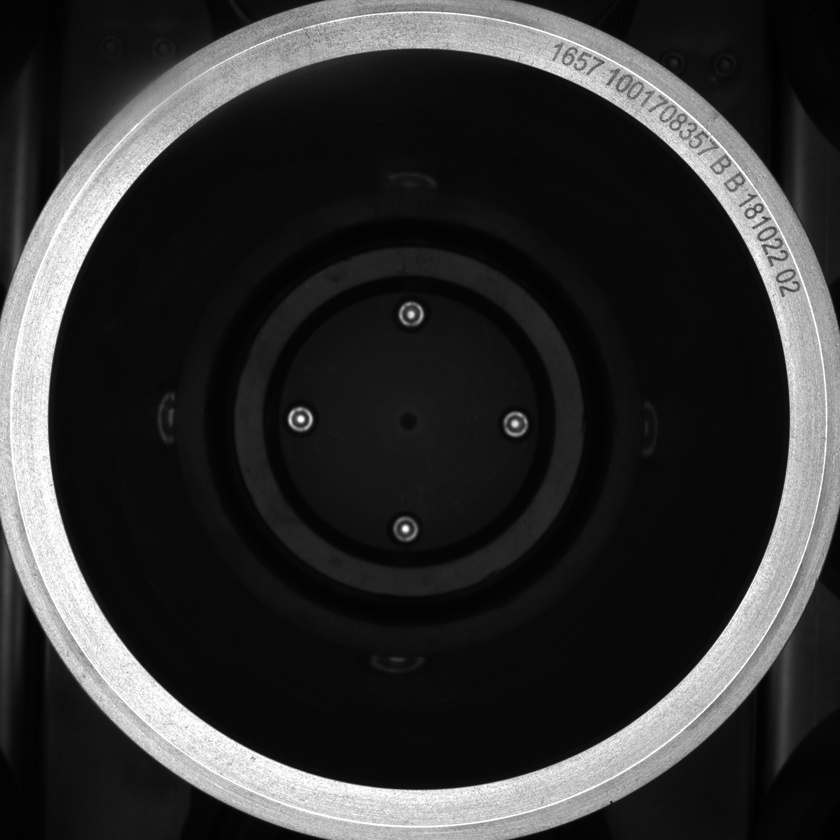
#> input picture src/ch3/imgSave.jpg, 840 x 840 px, shrunk from 1885 x 1887 before the run
$ python temp.py
#> lines starting #> are read from the running program, lines starting #| are printed output that depends on the picture; after the words box and inside, x2 and y2 are one past the last pixel; in counts of white or black regions, pixels touching at a corner belong together
import cv2
src=cv2.imread('imgSave.jpg',cv2.IMREAD_GRAYSCALE)
#> src is the input picture: shape (840, 840); min 0, max 255, mean 49.6
_,binary=cv2.threshold(src,140,255,cv2.THRESH_BINARY_INV)
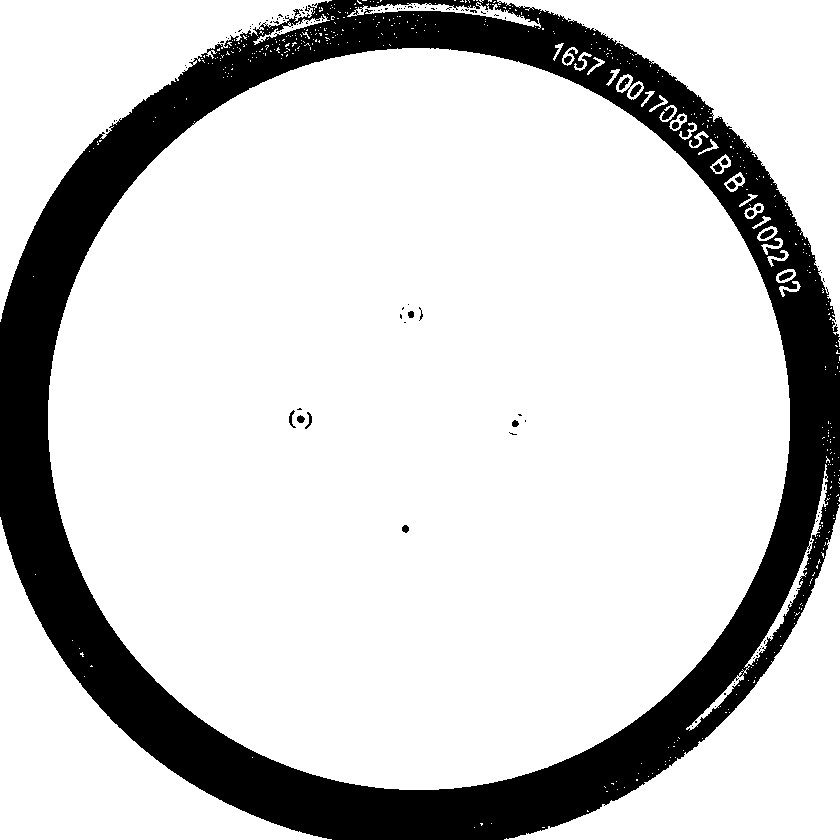
#> binary: shape (840, 840); 81.2% white; 119 black regions (98 under 20 px), largest, box (x1, y1, x2, y2) and area: (0, 0, 840, 840) 131226, (760, 229, 774, 239) 80, (630, 84, 642, 97) 78
cv2.imwrite('unflood_binary.png',binary)

$ run again, with src/ch3/09_27_02.jpg copied over src/ch3/imgSave.jpg
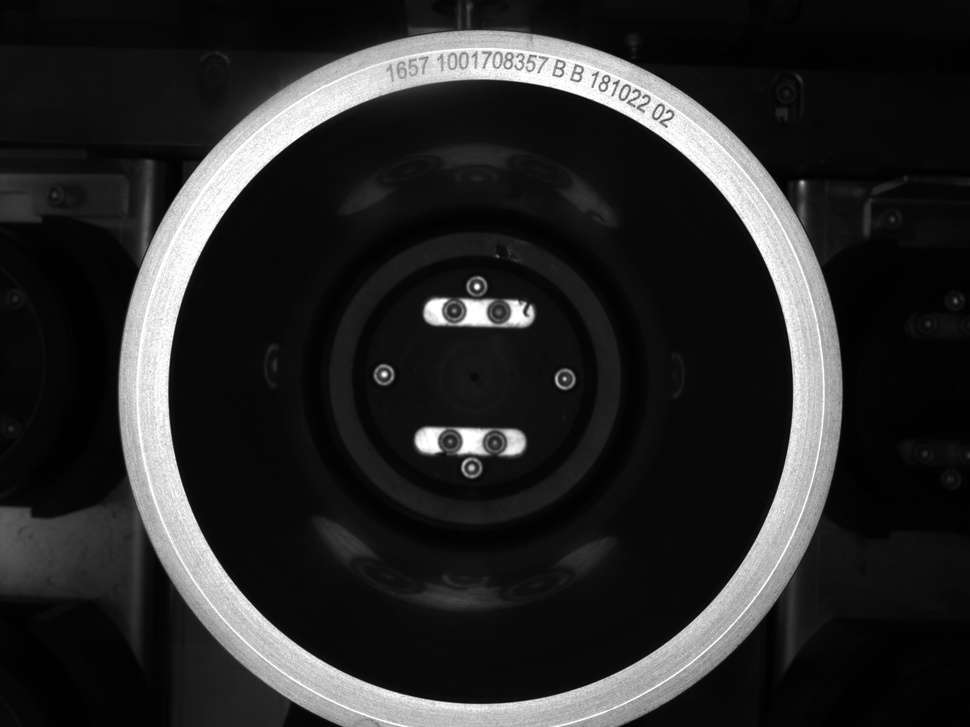
#> input picture src/ch3/09_27_02.jpg, 970 x 727 px, shrunk from 2592 x 1944 before the run
#> src is the input picture: shape (727, 970); min 0, max 255, mean 40.4
#> `_,binary=cv2.threshold(src,140,255,cv2.THRESH_BINARY_INV)`:
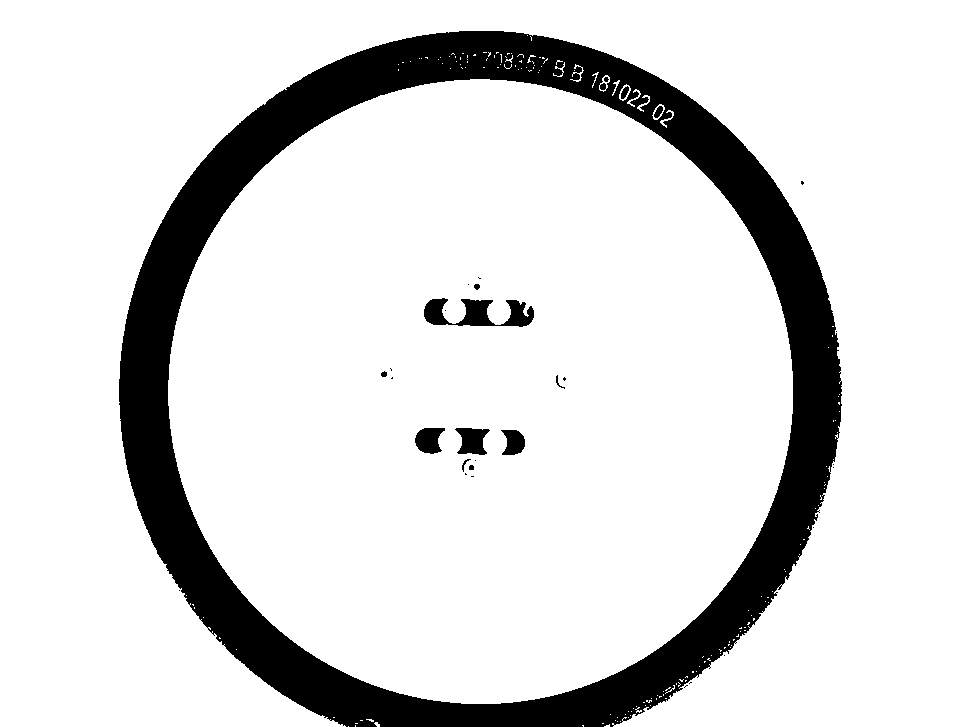
#> binary: shape (727, 970); 85.9% white; 31 black regions (19 under 20 px), largest, box (x1, y1, x2, y2) and area: (119, 31, 842, 727) 96061, (424, 298, 534, 327) 1714, (455, 428, 490, 455) 643

$ run again, with src/ch3/09_30_13.jpg copied over src/ch3/imgSave.jpg
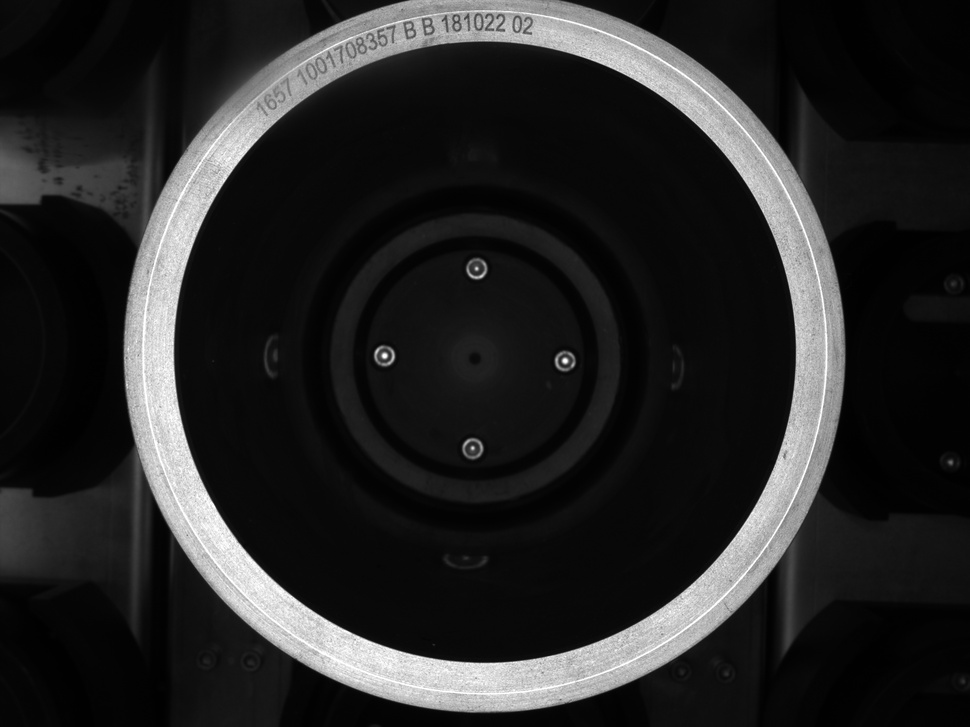
#> input picture src/ch3/09_30_13.jpg, 970 x 727 px, shrunk from 2592 x 1944 before the run
#> src is the input picture: shape (727, 970); min 0, max 255, mean 38.1
#> `_,binary=cv2.threshold(src,140,255,cv2.THRESH_BINARY_INV)`:
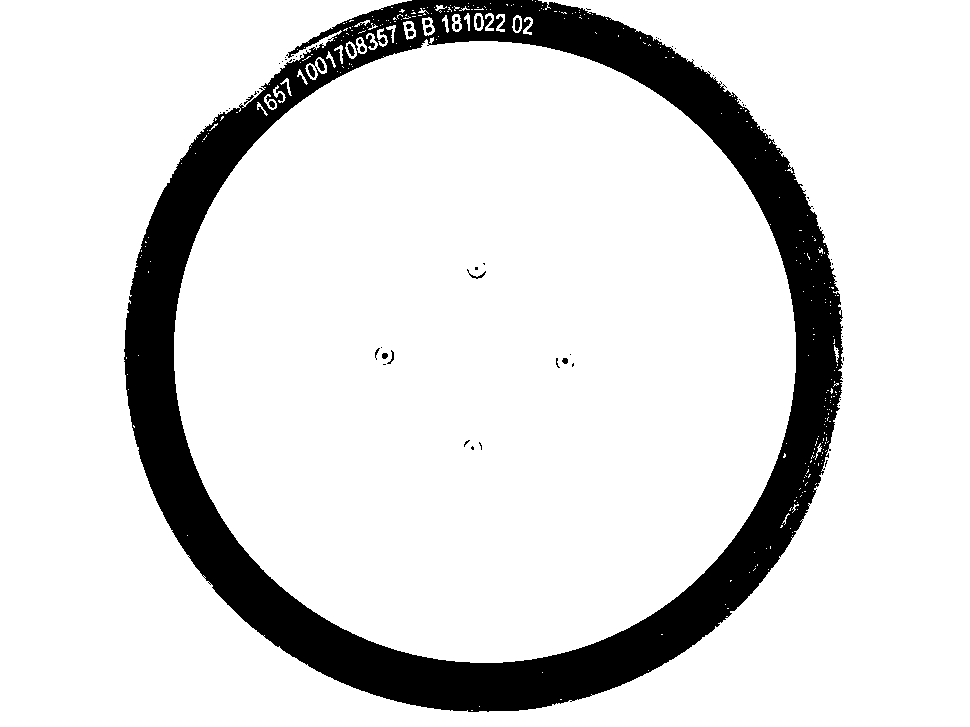
#> binary: shape (727, 970); 86.4% white; 69 black regions (50 under 20 px), largest, box (x1, y1, x2, y2) and area: (124, 0, 843, 712) 95062, (317, 59, 325, 71) 56, (308, 65, 315, 78) 56
